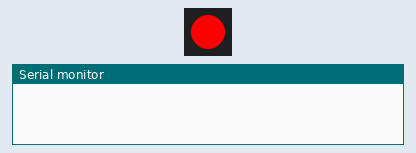
Simulated run of this sketch. Board: ESP32. Parts: 1 RGB LEDs in strip order, left to right, the last lines printed to the serial monitor.

Above: at 0.2 s.
At 0.7 s:
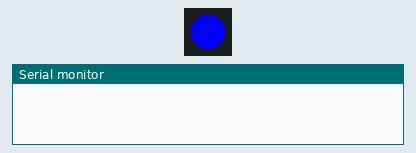
At 3.5 s:
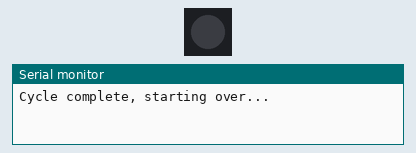
Timing chart, 0 to 4.6 s (numbered marks = the images above):
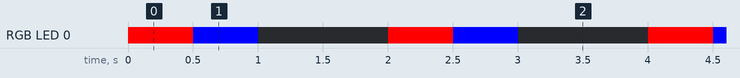

The sketch:

LED_Test_esp32dev_copy_20240424125026.ino
```cpp
#include <Adafruit_NeoPixel.h>

#define LED_PIN     13  // Set the correct GPIO pin number
#define NUM_LEDS    1

// Define the index for each color
#define RED 0
#define BLUE 1
#define GREEN 2

// Create an instance of the Adafruit_NeoPixel class called 'strip'
Adafruit_NeoPixel strip = Adafruit_NeoPixel(NUM_LEDS, LED_PIN, NEO_GRB + NEO_KHZ800);

void setup() {
  strip.begin();  // Initialize the NeoPixel strip
  strip.show();   // Initialize all pixels to 'off'
}

void ledChoice(int color) {
  switch (color) {
    case RED:
      strip.setPixelColor(0, strip.Color(255, 0, 0)); // Set the first pixel to red
      break;
    case GREEN:
      strip.setPixelColor(0, strip.Color(0, 255, 0)); // Set the first pixel to green
      break;
    case BLUE:
      strip.setPixelColor(0, strip.Color(0, 0, 255)); // Set the first pixel to blue
      break;
  }
  strip.show();  // Update the strip with new color settings
  delay(500);    // Delay for visibility
}

void loop() {
  for (int color = RED; color <= BLUE; color++) {
    ledChoice(color);  // Change colors from red to blue
  }

  strip.clear();       // Turn off all pixels
  strip.show();
  delay(1000);         // Wait for a second
  Serial.println("Cycle complete, starting over...");
}
```

Measured:
- by itself, RGB LED 0: repeats every 2.0 s: RGB(0, 0, 255) 0.50 s, off 1.0 s, RGB(255, 0, 0) 0.50 s
- by itself, everything shown: repeats every 2.0 s, in 3 steps
